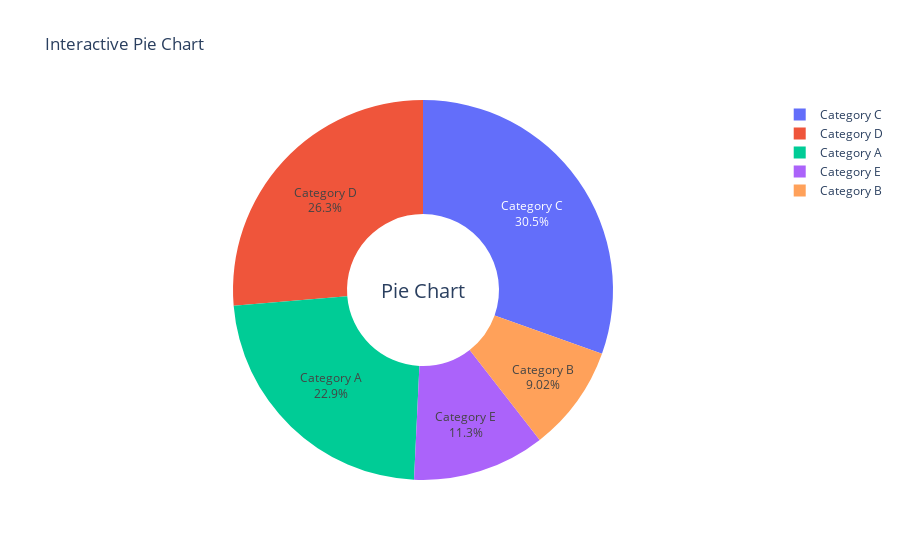

Write notebook code for a chart like this one.
### Markdown cell above
### 21.  Using Plotly, create an interactive pie chart of randomly generated data, add labels and percentages, set the title as 'Interactive Pie Chart'.

### Code cell
import plotly.graph_objects as go
import numpy as np

# Generate random data
np.random.seed(42)  # For reproducibility
categories = ['Category A', 'Category B', 'Category C', 'Category D', 'Category E']
values = np.random.randint(10, 100, size=len(categories))

# Create the pie chart
fig = go.Figure(data=[go.Pie(labels=categories, values=values, hole=0.4)])

# Add title and customize the pie chart
fig.update_layout(
    title_text='Interactive Pie Chart',
    annotations=[dict(text='Pie Chart', x=0.5, y=0.5, font_size=20, showarrow=False)]
)

# Show percentages in the legend
fig.update_traces(textinfo='percent+label')

# Show the plot
fig.show()

### Figure 1 — Plotly figure (JSON) as saved in the notebook; plotly's stock layout.template omitted (floating-point values rounded to 4 significant figures)
{"data": [{"hole": 0.4, "labels": ["Category A", "Category B", "Category C", "Category D", "Category E"], "textinfo": "percent+label", "type": "pie", "values": [61, 24, 81, 70, 30]}], "layout": {"annotations": [{"font": {"size": 20}, "showarrow": false, "text": "Pie Chart", "x": 0.5, "y": 0.5}], "title": {"text": "Interactive Pie Chart"}}}
